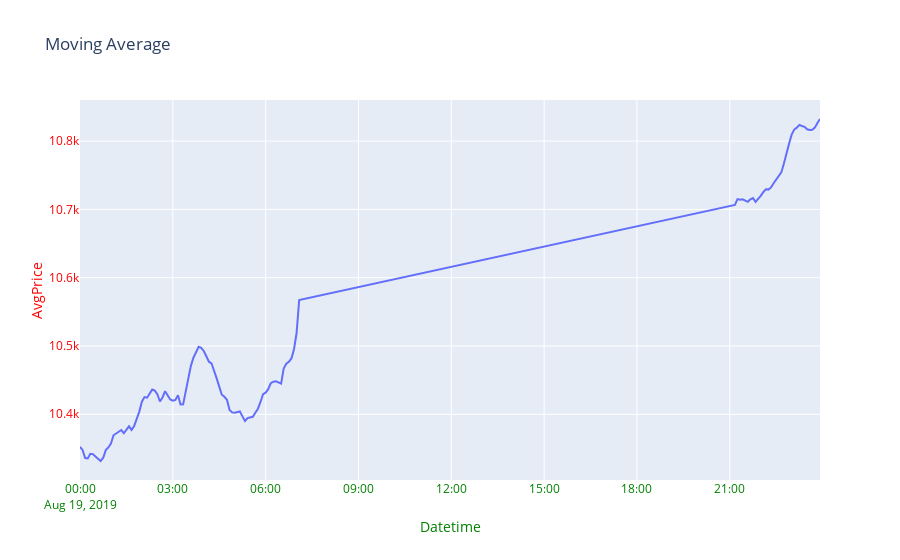

Notebook code cell kept with this figure:
### Code cell
pri_data = go.Scatter(x=pri.index,y=pri.values)
layout = go.Layout(title='Moving Average', xaxis=dict(title='Datetime', color='green'),
                  yaxis=dict(title='AvgPrice', color='red'))
fig = go.Figure(data=[pri_data], layout=layout)
iplot(fig)
